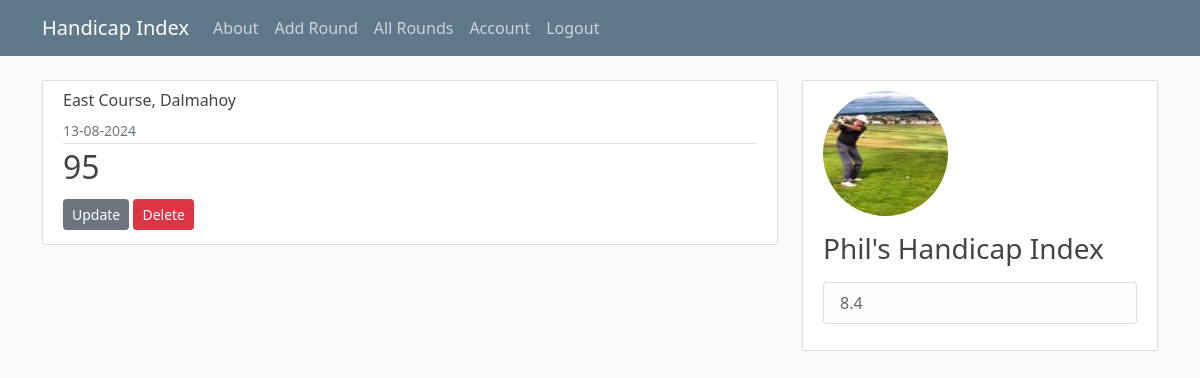
The app's page /score/62 (signed in) with its own data.
### handicap/models.py (models this page shows, shortened)
class Score(db.Model):
    id: Mapped[int] = mapped_column(primary_key=True)
    played: Mapped[date]
    course_rating: Mapped[float]
    course_slope: Mapped[int]
    gross_adjusted_score: Mapped[int]
    course: Mapped[Optional[str]]
    holes: Mapped[int] = mapped_column(default=18)
    score_differential: Mapped[float]
    user_id: Mapped[int] = mapped_column(ForeignKey('user.id'))
    shot_by: Mapped['User'] = relationship(back_populates='scores')

class User(db.Model, UserMixin):
    id: Mapped[int] = mapped_column(primary_key=True)
    name: Mapped[Optional[str]] = mapped_column(String(40))
    email: Mapped[str] = mapped_column(unique=True)
    image_file: Mapped[str] = mapped_column(String(20), default='default.jpg')
    password: Mapped[int] = mapped_column(String(60))   # Will be 60 characetr hash values
    handicap_index: Mapped[Optional[float]]
    low_handicap_index: Mapped[Optional[float]]
    low_handicap_index_date: Mapped[Optional[date]]
    scores: Mapped[List['Score']] = relationship(back_populates='shot_by', cascade='all, delete-orphan')
    indexes: Mapped[List['IndexHistory']] = relationship(back_populates='player', cascade='all, delete-orphan')
    nine_hole_scores: Mapped[List['NineHoleScore']] = relationship(back_populates='shot_by', cascade='all, delete-orphan')

### handicap/scores/routes.py (the view)
@scores.route('/score/<int:score_id>')
def score(score_id):
    score = Score.query.get_or_404(score_id)
    if score.shot_by != current_user:
        abort(403)
    current_user.handicap_index = ScoringRecord(current_user.id).handicapIndex()
    score_date = score.played.strftime('%d-%m-%Y')
    return render_template('score.html', title='Round Score',
                           player=current_user.name if current_user.is_active else "",
                           hi=current_user.handicap_index if current_user.is_active else "",
                           score=score, played=score_date)

### handicap/models.py (called while the page is built)
@login_manager.user_loader
def load_user(user_id):
    return User.query.get(int(user_id))

### handicap/templates/score.html (shortened to what this page needs)
{% extends "layout.html" %}
{% block content %}
    <article class="media content-section">
        <div class="media-body">
        <div class="article-metadata">
            <h6 class="mr-2">{{ score.course }}</h6>
            <small class="text-muted">{{ played }}</small>
        </div>
        <h2 class="article-title">{{ score.gross_adjusted_score }}</h2>
        </div>
        {% if score.shot_by == current_user %}
            <div>
                <a class="btn btn-secondary btn-sm mt-1 mb-1" href="{{ url_for('scores.update_score', score_id=score.id) }}">Update</a>
                <button type="button" class="btn btn-danger btn-sm mt-1 mb-1" data-bs-toggle="modal" data-bs-target="#deleteModal">Delete</button>
            </div>
        {% endif %}
</article>
{% endblock content %}

### handicap/templates/layout.html (shortened to what this page needs)
<!DOCTYPE html>
<html>
    <head>
      <link rel="stylesheet" href="https://cdn.jsdelivr.net/npm/bootstrap@5.0.2/dist/css/bootstrap.min.css">
      <link rel="stylesheet" type="text/css" href="{{ url_for('static', filename='main.css') }}">
    </head>
    <body>
        <header class="site-header">
            <nav class="navbar navbar-expand-md navbar-dark bg-steel fixed-top">
              <div class="container">
                <a class="navbar-brand mr-4" href="{{ url_for('main.home') }}">Handicap Index</a>
                <div class="collapse navbar-collapse" id="navbarToggle">
                  <div class="navbar-nav mr-auto">
                    <a class="nav-item nav-link" href="{{ url_for('main.about') }}">About</a>
                  </div>
                  <div class="navbar-nav">
                    {% if current_user.is_authenticated %}
                    <a class="nav-item nav-link" href="{{ url_for('scores.new_score') }}">Add Round</a>
                    <a class="nav-item nav-link" href="{{ url_for('scores.all_scores') }}">All Rounds</a>
                    <a class="nav-item nav-link" href="{{ url_for('users.account') }}">Account</a>
                    <a class="nav-item nav-link" href="{{ url_for('users.logout') }}">Logout</a>
                    {% else %}
                      <a class="nav-item nav-link" href="{{ url_for('users.login') }}">Login</a>
                      <a class="nav-item nav-link" href="{{ url_for('users.register') }}">Register</a>
                    {% endif %}
                  </div>
                </div>
              </div>
            </nav>
        </header>
        <main role="main" class="container">
            <div class="row">
              <div class="col-md-8">
                {% block content %}{% endblock %}
              </div>
              <div class="col-md-4">
                {% if current_user.is_authenticated %}
                  <div class="content-section">
                    {% if current_user.is_active %}
                      <img class="rounded-circle account-img" src="{{ url_for('static', filename='profile_pics/' + current_user.image_file) }}">
                      <h3>{{ player }}'s Handicap Index</h3>
                    {% endif %}
                    <p class='text-muted'>
                      <ul class="list-group">
                        <li class="list-group-item list-group-item-light">{{ hi }}</li>
                      </ul>
                    </p>
                  </div>
                {% endif %}
              </div>
            </div>
        </main>
    </body>
</html>

### handicap/static/main.css (style rules this page uses)
body { background: #fafafa; color: #333333; margin-top: 5rem; }
h1, h2, h3, h4, h5, h6 { color: #444444; }
.bg-steel { background-color: #5f788a; }
.site-header .navbar-nav .nav-link { color: #cbd5db; }
.content-section { background: #ffffff; padding: 10px 20px; border: 1px solid #dddddd; border-radius: 3px; margin-bottom: 20px; }
.article-title { color: #444444; }
.article-metadata { padding-bottom: 1px; margin-bottom: 4px; border-bottom: 1px solid #e3e3e3 }
.account-img { height: 125px; width: 125px; margin-right: 20px; margin-bottom: 16px; }

### records on screen
Score: course "East Course, Dalmahoy", gross_adjusted_score "95"
User: image_file (picture), name "Phil", handicap_index "8.4"

### other values on screen
{{ played }} "13-08-2024"
